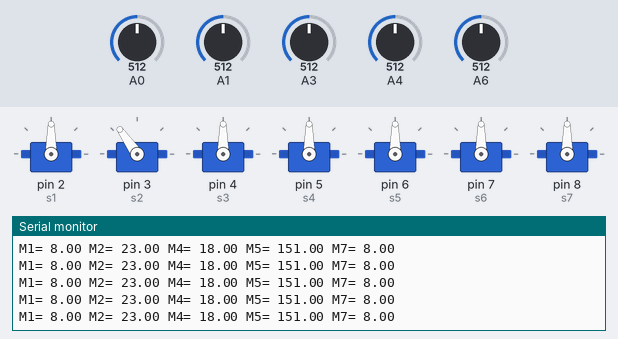
This sketch was run on a simulated Arduino Nano, built with avr-gcc and run on an emulated ATmega328P. On the bench: 7 × servo, the last lines printed to the serial monitor. The inputs (shaded band) are chosen by the test bench; at power-on: A0 = 512, A6 = 512, A1 = 512, A3 = 512, A4 = 512.

Above: at 1.2 s.
1.3 s: A0 set to 538
At 1.42 s:
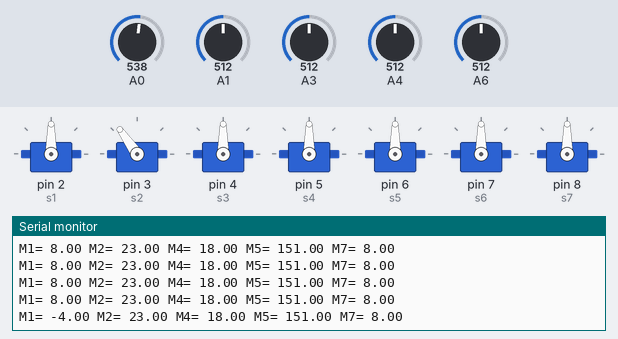
4.3 s: A6 set to 533
At 4.33 s:
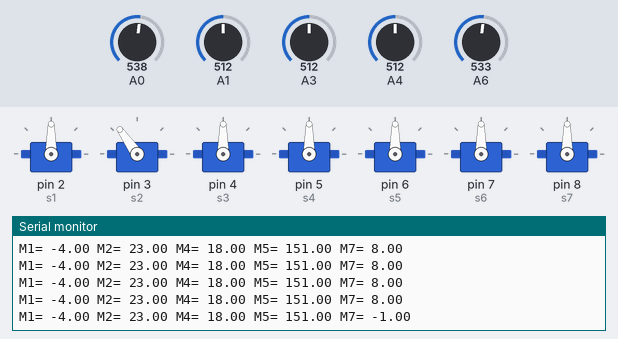
7.3 s: A6 set to 558
At 7.31 s:
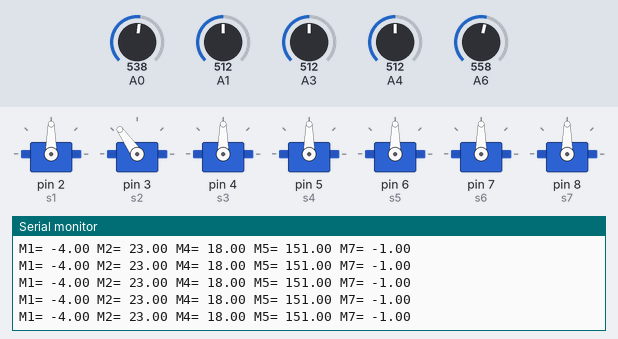
10.3 s: A1 set to 799
At 10.34 s:
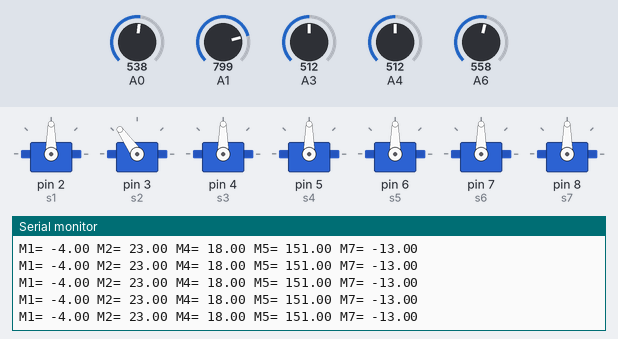
11.8 s: A1 set to 823
At 11.85 s:
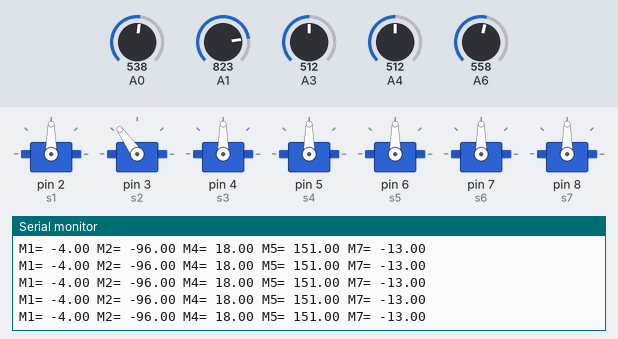
Timing chart, 0 to 14.8 s (numbered marks = the images above; inputs shaded):
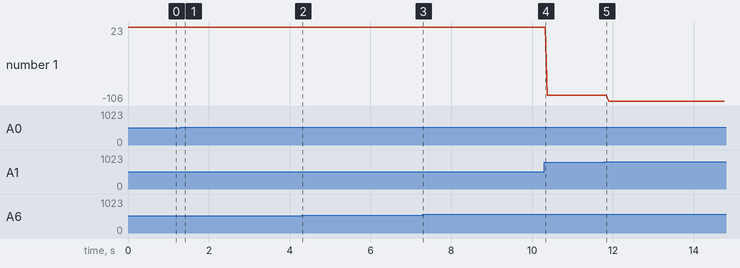

Measured:
- after the input at 1.3 s, the serial monitor: prints a new line after 0.10 s (image 1)
- after the input at 4.3 s, the serial monitor: prints a new line at once (image 2)
- plotted number 1: 23 → -96 after the input at 10.3 s, -96 → -106 after the input at 11.8 s

The sketch:

7DoFarmPositionMapping.ino
```cpp
#include<Servo.h>
Servo s1;
Servo s2;
Servo s3;
Servo s4;
Servo s5;
Servo s6;
Servo s7;

void setup() {
  // put your setup code here, to run once:
  Serial.begin(9600);
  s1.attach(2);
  s2.attach(3);
  s3.attach(4);
  s4.attach(5);
  s5.attach(6);
  s6.attach(7);
  s7.attach(8);


  pinMode(A0,INPUT);
  pinMode(A1,INPUT);
  pinMode(A2,INPUT);
  pinMode(A3,INPUT);
  pinMode(A4,INPUT);
  pinMode(A5,INPUT);
  pinMode(A6,INPUT);
}

void loop() {
  // put your main code here, to run repeatedly:
  Serial.print("M1=");
  Serial.print(" ");
  Serial.print(ps(1));
  Serial.print(" ");

  Serial.print("M2=");
  Serial.print(" ");
  Serial.print(ps(2));
  Serial.print(" ");

//  Serial.print("M3=");
//  Serial.print(" ");
//  Serial.print(ps(3));
//  Serial.print(" ");

  Serial.print("M4=");
  Serial.print(" ");
  Serial.print(ps(4));
  Serial.print(" ");

  Serial.print("M5=");
  Serial.print(" ");
  Serial.print(ps(5));
  Serial.print(" ");

//  Serial.print("M6=");
//  Serial.print(" ");
//  Serial.print(ps(6));
//  Serial.print(" ");

  Serial.print("M7=");
  Serial.print(" ");
  Serial.println(ps(7));

s1.write(90);
s2.write(125);
s3.write(90);
s4.write(90);
s5.write(90);
s6.write(90);
s7.write(90);


// pid(1,130);
// pid(2,157);
// pid(4,93);
// pid(5,77);
// pid(7,40);
//


}
float ps(int x) { // reads current position and returns it
  int y;
  switch (x) {
    case 1:
      y = analogRead(A0);
      y = map(y, 143, 528, 180, 0);
      return y;
      break;
    case 2:
      y = analogRead(A1);
      y = map(y, 136, 567, 180, 0);
      return y;
      break;
    case 3:
      y = analogRead(A2);
      y = map(y, 143, 528, 180, 0);
      return y;
      break;
    case 4:
      y = analogRead(A3);
      y = map(y, 107, 556, 180, 0);
      return y;
      break;
    case 5:
      y = analogRead(A4);
      y = map(y, 63, 595, 0, 180);
      return y;
      break;
    case 6:
      y = analogRead(A5);
      return y;
      break;
    case 7:
      y = analogRead(A6);
      y = map(y, 141, 529, 180, 0);
      return y;
      break;
    default:
      return 0;
      break;
  }
}
void pid(int s, int g) { // s is the servo number ,g is the goal which degree to be at
  float pos;
  pos = ps(s);
  Serial.print(g); Serial.print(" ");
  Serial.print(pos); Serial.print(" ");
  if (g - ps(s) >= 2)
  { pos = ps(s) + (g - ps(s)) * 1;

    if (pos > 180)pos = 180;
    if (pos < 0)pos = 0;
  }
  else
  { pos = ps(s) + (g - ps(s)) * 1;

    if (pos > 180)pos = 180;
    if (pos < 0)pos = 0;

  }
  switch (s) {
    case 1:
      s1.write(int(pos));
      break;
    case 2:
      s2.write(int(pos));
      break;
    case 3:
      s3.write(int(pos));
      break;
    case 4:

      Serial.print(int(pos));
      s4.write(int(pos));
      break;
    case 5:
      s5.write(int(pos));
      break;
    case 6:
      s6.write(int(pos));
      break;
    case 7:
      s7.write(int(pos));
      break;
  }
}
```
